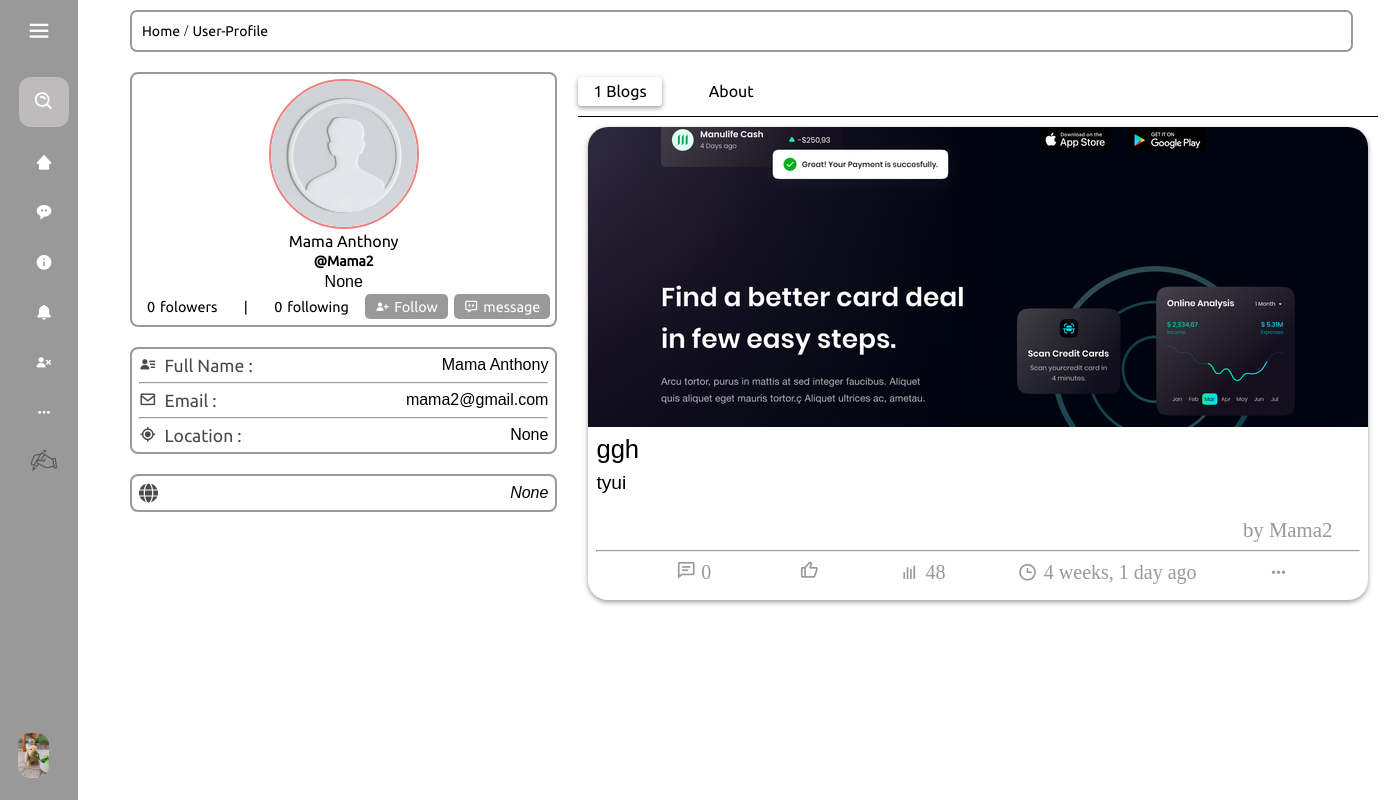
Page /profile/Mama2/ (signed in) on the earlier database version.
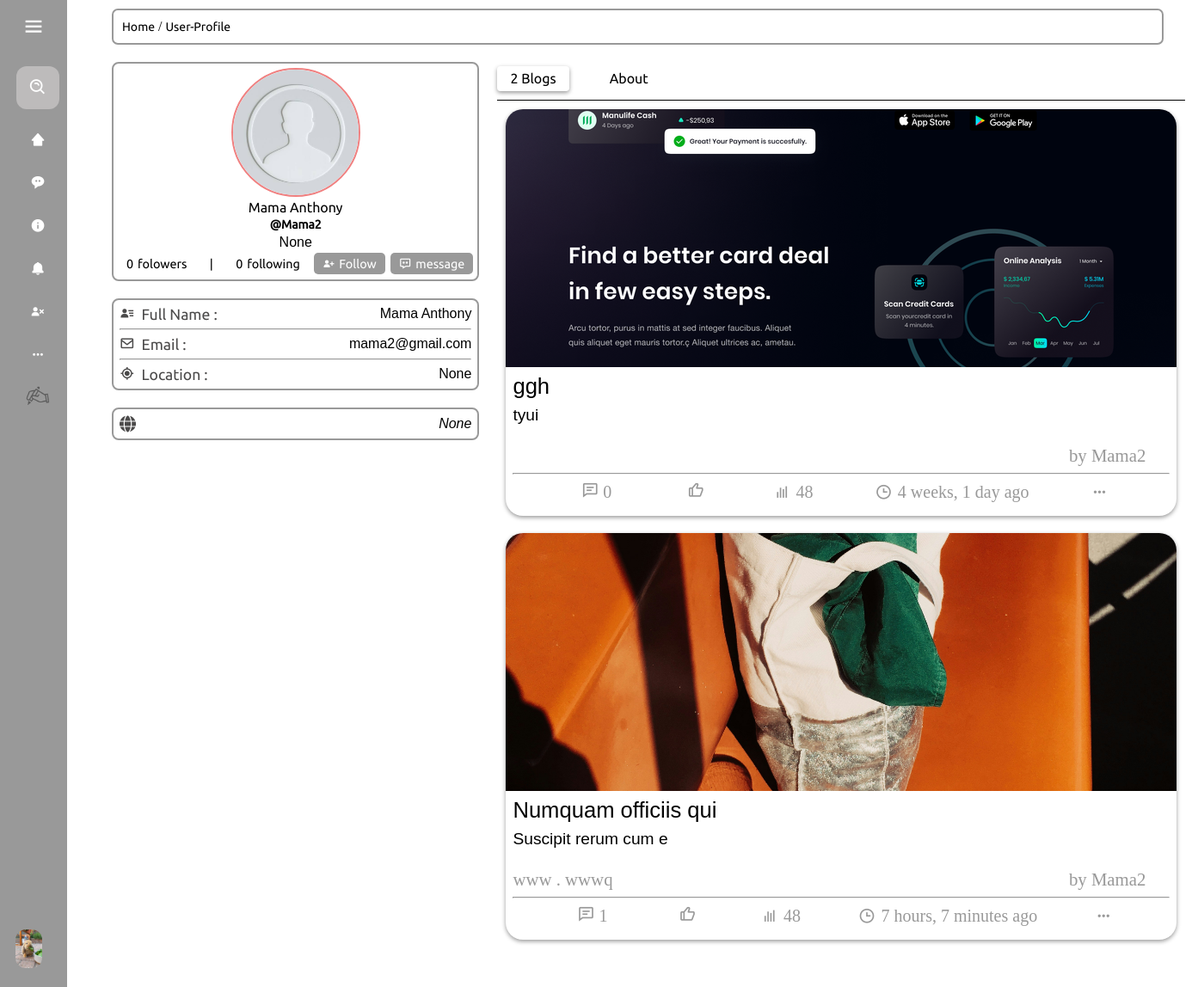
Same page on the later database version.
### blog/models.py (models this page shows, shortened)
class Profile(models.Model):
    user = models.OneToOneField(User, on_delete=models.CASCADE)
    bio = models.TextField(null=True, blank=True)
    dob = models.DateField(null=True, blank=True)
    profile_img =  models.ImageField( upload_to='profile_images', default='default.jpg')
    location = models.CharField(null=True, blank=True, max_length=100)
    website = models.CharField(null=True, blank=True,max_length=100)
    about = models.TextField(null=True, blank=True)
    followers = models.ManyToManyField('self', symmetrical=False, related_name='following')
    def __str__(self):
        return self.user.username

class Post(models.Model):
    id = models.UUIDField(primary_key = True, default = uuid.uuid4)
    user = models.ForeignKey(Profile, on_delete= models.SET_NULL, null= True)
    image = models.ImageField(upload_to='post_images', default=None, null=True, blank=True)
    topic = models.CharField(max_length=100, null = True, blank=True)
    caption = models.TextField()
    category = models.ManyToManyField(category, related_name='cats', blank=True)
    created = models.DateTimeField(default = datetime.now)
    likes = models.ManyToManyField(Profile, related_name='likes', blank=True)

class category(models.Model):
    category = models.CharField(max_length=200)

### blog/views.py (the view)
# urls.py: path("profile/<str:pk>/", views.userprofile , name="profile-page"),
@login_required(login_url="signin-page")
def userprofile(request, pk):
    md_user = User.objects.get(username=request.user) # getting the current use
    c_user_profile = Profile.objects.get(user=md_user)
    d_user = User.objects.get(username=pk) # what we are using
    user_profile = Profile.objects.get(user=d_user)
    posts = user_profile.post_set.all()
    num_followers = FollowRelationship.objects.filter(following=user_profile).count()
    num_following = FollowRelationship.objects.filter(follower=user_profile).count()
    follow_relationship = FollowRelationship.objects.filter(follower=c_user_profile, following=user_profile).first()
    if follow_relationship:
        cs = 'Following'
    else:
        cs = 'Follow'
    context = {
        "d_user": d_user,
        "user_profile": user_profile,
        "post": posts,
        "c_user_profile": c_user_profile,
        'cs':cs,
        'num_followers':num_followers,
        'num_following':num_following
    }
    return render(request, "profile_page.html", context)

### templates/profile_page.html (shortened to what this page needs)
{% load static %}
<!DOCTYPE html>
<html lang="en">
  <head>
    <link
      href="https://unpkg.com/boxicons@2.1.4/css/boxicons.min.css"
      rel="stylesheet"
    />
    <link rel="stylesheet" href="{% static 'css/profile_page.css' %}" />
  </head>
  <body>
    <div style="z-index: 999">{% include 'navbar.html' %}</div>
    <div class="body">
      <div class="heading">
        <span><a href="/">Home</a></span> /
        <span><a href="#">User-Profile</a></span>
      </div>
      <div class="whole_body">
        <div class="user_profile_side">
          <div class="user_profile_details">
            <div class="profile_content_page">
              <div class="profile_image_div">
                <img src="{{user_profile.profile_img.url}}" />
              </div>
              <p class="profile_fullname">{{d_user.first_name}}</p>
              <p class="profile_username">@{{d_user.username}}</p>
              <p class="profile_description">{{user_profile.bio}}</p>
              <div class="fandf">
                <p><span class="foln">{{num_followers}}</span>folowers</p>
                <p>|</p>
                <p><span class="">{{num_following}}</span> following</p>
                <button class="process_data" id="sendData">
                  <i class="bx bxs-user-plus"></i>
                  <span class="process_data_span">{{cs}}</span>
                </button>
                <button>
                  <a href="#"> <i class="bx bx-message-dots"></i> message </a>
                </button>
              </div>
            </div>
          </div>
          <div class="user_profile_section2">
            <div>
              <div class="fs">
                <i class="bx bxs-user-detail"></i>
                <p>Full Name :</p>
              </div>
              <h2>{{d_user.first_name}}</h2>
            </div>
            <hr style="margin-top: 7px; margin-bottom: 7px" />
            <div>
              <div class="fs">
                <i class="bx bx-envelope"></i>
                <p>Email :</p>
              </div>
              <h2>{{d_user.email}}</h2>
            </div>
            <hr style="margin-top: 7px; margin-bottom: 7px" />
            <div>
              <div class="fs">
                <i class="bx bx-current-location"></i>
                <p>Location :</p>
              </div>
              <h2>{{user_profile.location}}</h2>
            </div>
          </div>
          <div class="location_section">
            <a href="{{user_profile.website}}">{{user_profile.website}}</a>
          </div>
        </div>
        <div class="user_post_side">
          <div class="user_post_side_heading">
            <li class="solid" onclick="openTab('tab1')">
              <a href="#">{{post.count}} Blogs</a>
            </li>
            <li id="abt" onclick="openTab('tab2')"><a href="#">About</a></li>
          </div>
          <div class="tabs">
            <div id="tab1" class="tab-content">
              {% include 'post_listing.html' %}
            </div>
          </div>
        </div>
      </div>
    </div>
  </body>
</html>

### templates/navbar.html (shortened to what this page needs)
{% load static %}
<!DOCTYPE html>
<html lang="en">
  <head>
    <link
      href="https://unpkg.com/boxicons@2.1.4/css/boxicons.min.css"
      rel="stylesheet"
    />
    <link rel="stylesheet" href="{% static 'css/navbar.css' %}" />
  </head>
  <body>
    <nav class="sidebar">
      <div class="logo_content">
        <i class="bx bx-menu" id="btn"></i>
      </div>
      <ul class="nav_list">
        <li>
          <form action="">
            <i class="bx bx-search-alt sbfh"></i>
            <input type="search" placeholder="search..." name="" id="" />
          </form>
        </li>
        <li>
          <a href="/">
            <i class="bx bxs-home-alt-2"></i>
          </a>
        </li>
        <li>
          <a href="">
            <i class="bx bxs-message-rounded-dots"></i>
          </a>
        </li>
        <li>
          <a href="">
            <i class='bx bxs-info-circle' ></i>            <span class="links_name">About us</span>
          </a>
        </li>
        <li>
          <a href="">
            <i class="bx bxs-bell"></i>
          </a>
        </li>
        {% if request.user.is_authenticated %}
        <li>
          <a href="/logout">
            <i class="bx bxs-user-x"></i>
          </a>
        </li>
        {% endif %}
        <li>
          <a href="">
            <i class="bx bx-dots-horizontal-rounded"></i>
          </a>
        </li>
        <li>
          <a href="/post">
            <i
              style="
                display: flex;
                align-items: center;
                justify-content: center;
              "
              ><img
                style="width: 30px"
                src="../static/img/hand_with_pen_50px.png"
                alt=""
            /></i>
          </a>
        </li>
        <div class="profile_content">
          <div class="profile">
            <a
              href="/profile/{{request.user.username}}"
              class="profile_details"
            >
              {% if request.user.is_authenticated %}
              <img src="{{ c_user_profile.profile_img.url }}" alt="" />
              {% endif %}
            </a>
          </div>
        </div>
      </ul>
    </nav>
  </body>
</html>

### templates/post_listing.html (shortened to what this page needs)
{% load static %}
<link
  href="https://unpkg.com/boxicons@2.1.4/css/boxicons.min.css"
  rel="stylesheet"
/>
<link rel="stylesheet" href="{% static 'css/post_listing.css' %}" />
<body>
  {% for dposts in post %}
  <div style="padding: 10px; width: 50rem">
    <div class="user_post">
      <a
        style="text-decoration: none; color: #000"
        href="/post_details/{{dposts.id}}"
      >
        <div class="post_img_div">
          {% if dposts.image %}
          <img src="{{ dposts.image.url }}" class="post_img" />
          {% endif %}
        </div>
        <div class="post_heading"> {{ dposts.topic }} </div>
        <div class="post_body">{{ dposts.caption|truncatechars:300 }}</div>
      </a>
      <div class="post_info">
        <div class="post_about">
          <div class="post_about_links">
            {% for cat in dposts.category.all %}
            <a href="#">{{ cat.category }}</a>
            {% if not forloop.last %} . {% endif %} {% endfor %}
          </div>
          <a href="/profile/{{ dposts.user}}" class="post_owner"
            >by {{ dposts.user }}</a
          >
        </div>
        <hr />
        <div class="actions">
          <div class="action_btns comment">
            <a href="/post_details#comment">
              <i class="bx bx-comment-detail"></i>
              <span>{{ dposts.message_set.count }}</span>
            </a>
          </div>
          <div class="action_btns like">
            <a onclick="likepost('{{dposts.id}}')" id="{{dposts.id}}">
              <i id="likeimg" class="bx bx-like"></i>
            </a>
          </div>
          <div class="action_btns views">
            <i class="bx bx-bar-chart"></i>
            <span>48</span>
          </div>
          <div class="action_btns views">
            <i class="bx bx-time"></i>
            <span>{{dposts.created | timesince }} ago</span>
          </div>
          <div>
            <i class="bx bx-dots-horizontal-rounded"></i>
          </div>
        </div>
      </div>
    </div>
  </div>
  {% endfor %}
  <nav aria-label="Page navigation example">
    <ul class="pagination">
    </ul>
</nav>
</body>

### static/css/profile_page.css (style rules this page uses)
.body { padding: 10px 40px; margin-left: 90px; height: 100vh; }
.heading { padding: 10px; border: 2px solid #999; border-radius: 7px; margin-bottom: 20px; }
.heading a { color: black; text-decoration: none; font-size: 14px; font-family: ubuntu; }
.whole_body { display: grid; grid-template-columns: 1fr 2fr; grid-gap: 1rem; }
.user_profile_details { border: 2px solid #999; border-radius: 8px; display: flex; flex-direction: column; align-items: center; }
.profile_image_div { width: 150px; height: 150px; padding: 0; border: 2px solid lightcoral; border-radius: 250px; overflow: hidden; }
.profile_image_div img { width: 100%; object-fit: cover; object-position: center; }
.profile_content_page { position: relative; display: flex; flex-direction: column; align-items: center; padding: 5px; gap: 0.2rem; }
.profile_username { font-family: ubuntu; font-size: 14px; font-weight: bold; }
.profile_fullname { font-size: 16px; font-family: ubuntu; }
.profile_description { font-family: sans-serif; text-align: center; font-size: 16px; }
.fandf { padding-top: 0px; display: flex; gap: 0.4rem; align-items: center; }
.fandf button { border: none; background-color: #999; border-radius: 5px; max-height: 25px; color: white; }
.fandf button a { text-decoration: none; color: white; display: flex; align-items: center; gap: 0.3rem; }
.fandf p, .fandf button { font-size: .9rem; padding: 5px 10px; display: flex; align-items: center; gap: 0.3rem; font-family: ubuntu; }
.user_profile_section2 { margin-top: 20px; border: 2px solid #999; border-radius: 8px; display: flex; flex-direction: column; padding: 7px; }
.user_profile_section2 div { align-items: center; display: flex; }
.fs { font-size: 1.1rem; gap: .5rem; font-family: ubuntu; width: 30%; color: #4b4a4a; }
.user_profile_section2 h2 { font-family: sans-serif; font-size: 16px; text-align: right; width: 70%; font-weight: 400; }
.location_section { border: 2px solid #999; margin-top: 20px; border-radius: 8px; padding: 7px; display: flex; align-items: center; }
.location_section a { width: 100%; font-family: sans-serif; font-size: 16px; text-align: right; font-weight: 100; font-style: italic; color: black; text-decoration: none; transition: .5s ease-in; }
.user_post_side { padding: 5px; }
.user_post_side_heading { display: flex; align-items: center; gap: 2rem; padding-bottom: 10px; border-bottom: 1px solid; }
.user_post_side_heading li { list-style: none; background: none; background-color: none; padding: 5px 15px; border-radius: 4px; }
.solid { box-shadow: 0 2px 5px 0 rgba(0, 0, 0, 0.4); }
.user_post_side_heading li a { text-decoration: none; color: black; font-family: ubuntu; }
.tab-content { display: none; }

### static/css/navbar.css (style rules this page uses)
* { margin: 0; padding: 0; box-sizing: border-box; }
body { position: relative; min-height: 100vh; width: 100%; }
.sidebar { font-family: Ubuntu ; position: fixed; top: 0; left: 0; height: 100%; width: 78px; background: #999; padding: 6px 14px; transition: .3s ease-in; }
.sidebar #btn { color: white; position: absolute; left: 50%; top: 6px; font-size: 28px; height: 50px; width: 50px; text-align: center; line-height: 50px; transform: translateX(-50%); }
.sidebar ul { margin-top: 20px; }
.sidebar ul li { list-style: none; position: relative; height: 50%; width: 100%; margin: 0 5px; line-height: 50px ; white-space:nowrap; }
.sidebar ul li:nth-child(1) { margin-bottom: 10px; }
.sbfh { position: absolute; z-index: 9991; top: 50%; left: 0; transform: translateY(-50%); font-size: 22px; color: #FFF; }
.sidebar ul li input { height: 50px; width: 100%; left: 0; top: 0; border-radius: 12px; outline: none; border: none; background: #bdbbbb; color: white; padding-left: 50px; font-size: 18px; }
.sidebar ul li a { color: white; display: flex; font-size: 1.1rem; align-items: center; text-decoration: none; transition: all .4s ease; border-radius: 12px; }
.sidebar ul li i { height: 50px; min-width: 50px; border-radius: 12px; line-height: 50px; text-align: center; }
.sidebar .profile_content { position: absolute; color: #FFF; padding: 10px; padding-bottom: 20px; bottom: 0; left: 0; margin-left: 8px; }
.profile .profile_details { text-decoration: none; color: #FFF; display: flex; align-items: center; }
.profile .profile_details img { height: 45px; width: 45px; object-fit: cover; border-radius: 12px; }

Differences in the rows shown:
computed for Profile "None": count "1" → "2"
added Post: image (picture), topic "Numquam officiis qui", caption "Suscipit rerum cum e", user "Mama2", message_set.count "1", created "7 hours, 7 minutes"
now on this page (row unchanged): category: category "www"
now on this page (row unchanged): category: category "wwwq"
